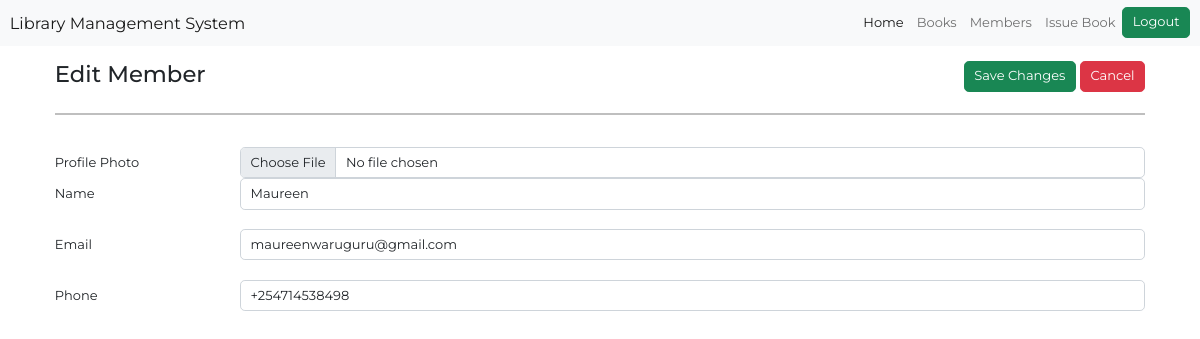
Page /edit_member/1 on the committed database.
### app.py (models this page shows)
class Member(db.Model):
    id = db.Column(db.Integer, primary_key=True)
    name = db.Column(db.String(100), nullable=False)
    email = db.Column(db.String(100), nullable=True)
    phone = db.Column(db.String(20))
    profile_photo = db.Column(db.String(100))
    outstanding_debt = db.Column(db.Float, nullable=False, default=0.0)

### app.py (the view)
@app.route('/edit_member/<int:member_id>', methods=['POST', 'GET'])
def edit_member(member_id):
    member = Member.query.get(member_id)
    if member:
        if request.method == 'POST':
            member.name = request.form['name']
            member.email = request.form['email']
            member.phone = request.form['phone']
            db.session.commit()
            return redirect(url_for('members'))
        return render_template('edit_member.html', member=member)
    return redirect(url_for('members'))

### templates/edit_member.html (shortened to what this page needs)
{% extends 'base.html' %}
{% block content %}
<form id="member_form" method="POST" action="{{ url_for('edit_member', member_id=member.id) }}" style="margin: 15px">
    <div class="topheading">
        <h3 style="float:left">Edit Member</h3>
        <div class="buttonactions" style="float: right;">
            <button class="btn btn-success" type="submit" name="submit">Save Changes</button>
            <button class="btn btn-danger"><a href="{{ url_for('members') }}">Cancel</a></button>
        </div>
    </div>
    <br><br>
    <hr style="border-top: 2px solid black">
    <br>
    <div class="form-group row" enctype="multipart/form-data">
        <label for="profile_photo" class="col-sm-2 col-form-label">Profile Photo</label>
        <div class="col-sm-10">
            <input type="file" class="form-control" id="profile_photo" placeholder="profile_photo" name="profile_photo" required>
        </div>
    </div>
    <div class="form-group row">
        <label for="name" class="col-sm-2 col-form-label">Name</label>
        <div class="col-sm-10">
            <input type="text" class="form-control" id="name" name="name" value="{{ member.name }}" required>
        </div>
    </div>
    <br>
    <div class="form-group row">
        <label for="email" class="col-sm-2 col-form-label">Email</label>
        <div class="col-sm-10">
            <input type="text" class="form-control" id="email" name="email" value="{{ member.email }}" required>
        </div>
    </div>
    <br>
    <div class="form-group row">
        <label for="phone" class="col-sm-2 col-form-label">Phone</label>
        <div class="col-sm-10">
            <input type="text" class="form-control" id="phone" name="phone" value="{{ member.phone }}" required>
        </div>
    </div>
</form>
{% endblock %}

### static/css/styles.css (style rules this page uses)
a { text-decoration: none; }

### templates/base.html (style rules this page uses)
* { font-family: 'Montserrat', sans-serif; font-size: small; }
a { text-decoration: none; color: white; }

### rows in the picture
Member: name "Maureen", email "maureenwaruguru@gmail.com", phone "+254714538498"
